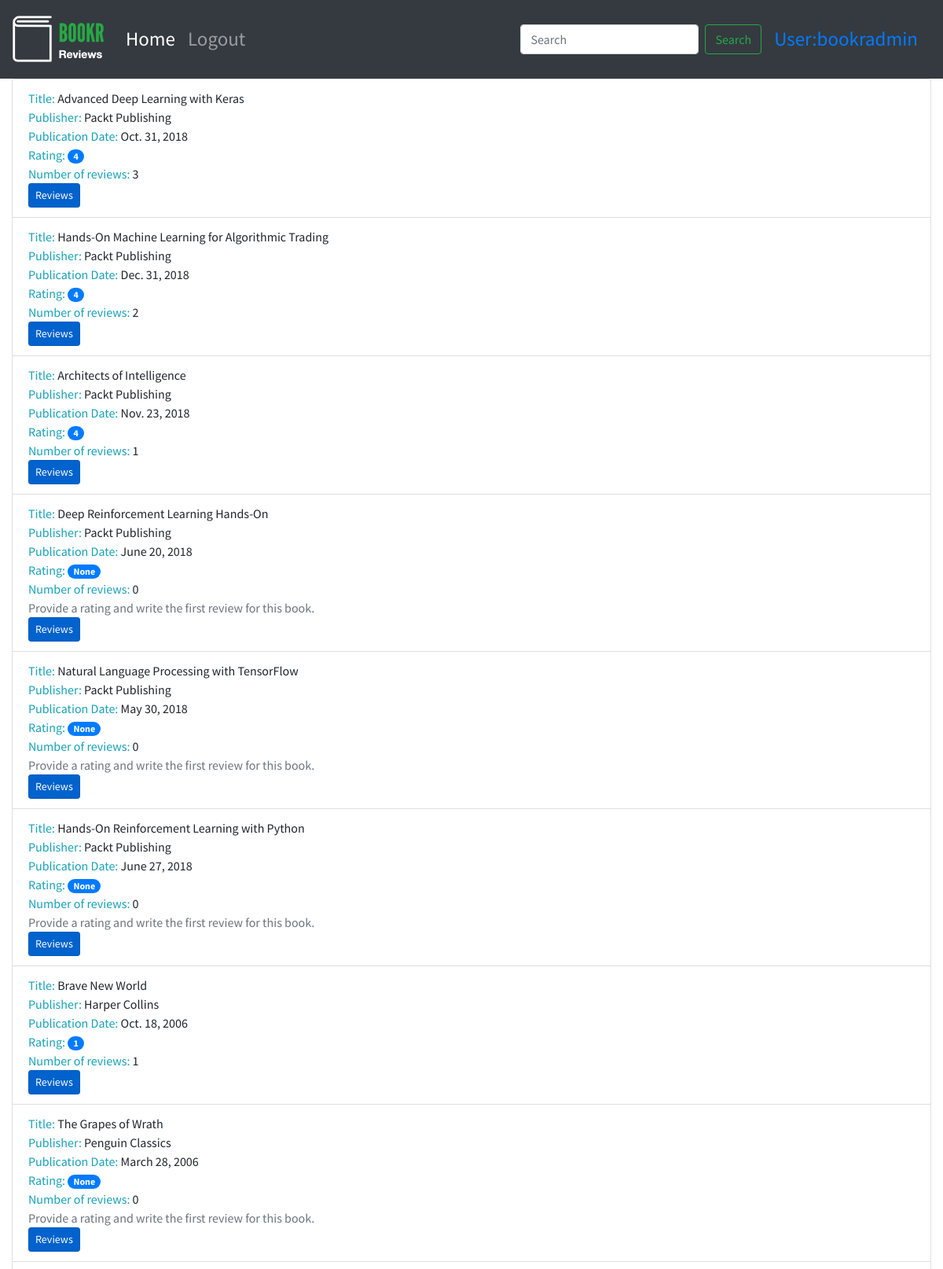
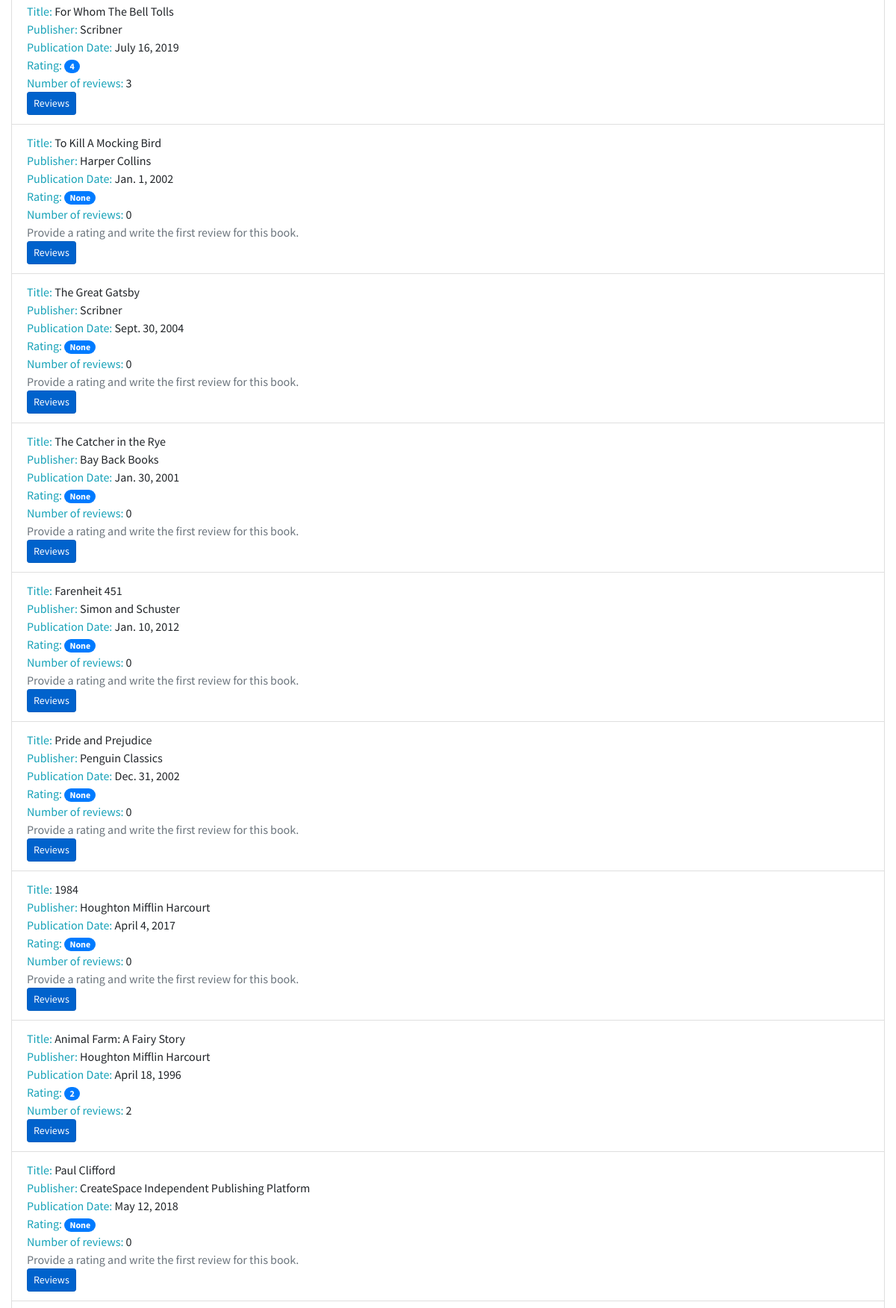
The app's page /books/ (signed in, upper part) with its own data (2 pictures, top to bottom).
### reviews/models.py (models this page shows, shortened)
class Book(models.Model):
    title = models.CharField(max_length=70, help_text="The title of the book.")
    publication_date = models.DateField(verbose_name="Date the book was published.")
    isbn = models.CharField(max_length=20, verbose_name="ISBN number of the book.")
    publisher = models.ForeignKey(Publisher, on_delete=models.CASCADE)
    contributors = models.ManyToManyField('Contributor', through="BookContributor")
    cover = models.ImageField(null=True, blank=True, upload_to='book_covers/')
    sample = models.FileField(null=True, blank=True, upload_to='book_samples/')

class Publisher(models.Model):
    name = models.CharField(max_length=50, help_text="The name of the Publisher.")
    website = models.URLField(help_text="The Publisher's website.")
    email = models.EmailField(help_text="The Publisher's email address.")
    def __str__(self):
        return self.name

### reviews/views.py (the view)
# urls.py: path('books/', views.book_list, name='book_list'),
def book_list(request):
    books = Book.objects.all()
    book_list = []
    for book in books:
        reviews = book.review_set.all()
        if reviews:
            rating_list = [review.rating for review in reviews]
            book_rating = average_rating(rating_list)
            number_of_reviews = len(reviews)
        else:
            book_rating = None
            number_of_reviews = 0
        book_list.append({'book': book,
                          'book_rating': book_rating,
                          'number_of_reviews': number_of_reviews})
    context = {'book_list': book_list}
    return render(request, 'reviews/book_list.html', context)

### reviews/utils.py (called while the page is built)
def average_rating(rating_list):
    if not rating_list:
        return 0
    return round(sum(rating_list) / len(rating_list))

### reviews/templates/reviews/book_list.html (shortened to what this page needs)
{% extends 'reviews/base.html' %}
{% load static %}
{% block brand %}
<img src="{% static 'reviews/logo.png' %}">
{% endblock %}
{% block content %}
<ul class="list-group">
  {% for item in book_list %}
  <li class="list-group-item">
      <span class="text-info">Title: </span> <span>{{ item.book.title }}</span>
      <br>
      <span class="text-info">Publisher: </span><span>{{ item.book.publisher }}</span>
      <br>
      <span class="text-info">Publication Date: </span><span>{{ item.book.publication_date }}</span>
      <br>
      <span class="text-info">Rating: </span><span class="badge badge-primary badge-pill">{{ item.book_rating }}</span>
      <br>
      <span class="text-info">Number of reviews: </span><span>{{ item.number_of_reviews }}</span>
      <br>
      {% if item.book_rating is null %}
      <span class="text-secondary">Provide a rating and write the first review for this book.</span>
      <br>
      {% endif %}
      <a class="btn btn-primary btn-sm active" role="button" aria-pressed="true" href="/books/{{ item.book.id }}/">Reviews</a></li>
  {% endfor %}
</ul>
{% endblock %}

### templates/base.html (shortened to what this page needs)
<!doctype html>
{% load static %}
<html lang="en">
  <head>
    <link rel="stylesheet" href="https://stackpath.bootstrapcdn.com/bootstrap/4.4.1/css/bootstrap.min.css">
    <link rel="stylesheet" href="https://cdnjs.cloudflare.com/ajax/libs/font-awesome/4.7.0/css/font-awesome.min.css">
    <link rel="stylesheet" href="{% static 'main.css' %}">
  </head>
<body>
        <nav class="navbar navbar-expand-sm navbar-dark bg-dark sticky-top">
          <a class="navbar-brand" href="/">{% block brand %}<img src="{% static 'logo.png' %}">{% endblock %}</a>
          <div class="collapse navbar-collapse" id="navbarSupportedContent">
            <ul class="navbar-nav mr-auto">
              <li class="nav-item active">
                <a class="nav-link" href="/books/">Home <span class="sr-only">(current)</span></a>
              </li>
              {% if user.is_authenticated %}
              <li class="nav-item">
                <a class="nav-link" href="{% url 'accounts:logout' %}">Logout</a>
              </li>
              {% else %}
              <li class="nav-item">
                <a class="nav-link" href="{% url 'accounts:login' %}">Login</a>
              </li>
              {% endif %}
            </ul>
            <form class="form-inline my-2 my-lg-0">
              <input class="form-control mr-sm-2" name="search"  minlength="3" type="search" placeholder="Search" aria-label="Search">
              <button class="btn btn-outline-success my-2 my-sm-0" type="submit"  formaction="/search-result/">Search</button>
            </form>
            {% if user.is_authenticated %}
            <a class="nav-link" href="/accounts/profile">User:{{ user.username }}</a>
            {% endif %}
          </div>
        </nav>
        <div class="container-fluid">
        {% block content %}{% endblock %}
          </div>
  </body>
</html>

### static/main.css (style rules this page uses)
.navbar { min-height: 100px; font-size: 25px; }
.navbar-brand { font-size: 25px; }
.navbar-brand > img { height: 60px; }
body { font-family: 'Source Sans Pro', sans-serif; background-color: #e6efe8 color: #393939; }

### records on screen
Book: book "Advanced Deep Learning with Keras", book.publisher "Packt Publishing", book.publication_date "Oct. 31, 2018", book_rating "4", number_of_reviews "3"
Book: book "Hands-On Machine Learning for Algorithmic Trading", book.publisher "Packt Publishing", book.publication_date "Dec. 31, 2018", book_rating "4", number_of_reviews "2"
Book: book "Architects of Intelligence", book.publisher "Packt Publishing", book.publication_date "Nov. 23, 2018", book_rating "4", number_of_reviews "1"
Book: book "Deep Reinforcement Learning Hands-On", book.publisher "Packt Publishing", book.publication_date "June 20, 2018", book_rating "None", number_of_reviews "0", shows "Provide a rating and write the first review for this book."
Book: book "Natural Language Processing with TensorFlow", book.publisher "Packt Publishing", book.publication_date "May 30, 2018", book_rating "None", number_of_reviews "0", shows "Provide a rating and write the first review for this book."
Book: book "Hands-On Reinforcement Learning with Python", book.publisher "Packt Publishing", book.publication_date "June 27, 2018", book_rating "None", number_of_reviews "0", shows "Provide a rating and write the first review for this book."
Book: book "Brave New World", book.publisher "Harper Collins", book.publication_date "Oct. 18, 2006", book_rating "1", number_of_reviews "1"
Book: book "The Grapes of Wrath", book.publisher "Penguin Classics", book.publication_date "March 28, 2006", book_rating "None", number_of_reviews "0", shows "Provide a rating and write the first review for this book."
Book: book "For Whom The Bell Tolls", book.publisher "Scribner", book.publication_date "July 16, 2019", book_rating "4", number_of_reviews "3"
Book: book "To Kill A Mocking Bird", book.publisher "Harper Collins", book.publication_date "Jan. 1, 2002", book_rating "None", number_of_reviews "0", shows "Provide a rating and write the first review for this book."
Book: book "The Great Gatsby", book.publisher "Scribner", book.publication_date "Sept. 30, 2004", book_rating "None", number_of_reviews "0", shows "Provide a rating and write the first review for this book."
Book: book "The Catcher in the Rye", book.publisher "Bay Back Books", book.publication_date "Jan. 30, 2001", book_rating "None", number_of_reviews "0", shows "Provide a rating and write the first review for this book."
Book: book "Farenheit 451", book.publisher "Simon and Schuster", book.publication_date "Jan. 10, 2012", book_rating "None", number_of_reviews "0", shows "Provide a rating and write the first review for this book."
Book: book "Pride and Prejudice", book.publisher "Penguin Classics", book.publication_date "Dec. 31, 2002", book_rating "None", number_of_reviews "0", shows "Provide a rating and write the first review for this book."
Book: book "1984", book.publisher "Houghton Mifflin Harcourt", book.publication_date "April 4, 2017", book_rating "None", number_of_reviews "0", shows "Provide a rating and write the first review for this book."
Book: book "Animal Farm: A Fairy Story", book.publisher "Houghton Mifflin Harcourt", book.publication_date "April 18, 1996", book_rating "2", number_of_reviews "2"
Book: book "Paul Clifford", book.publisher "CreateSpace Independent Publishing Platform", book.publication_date "May 12, 2018", book_rating "None", number_of_reviews "0", shows "Provide a rating and write the first review for this book."

### other values on screen
{{ user.username }} "bookradmin"
